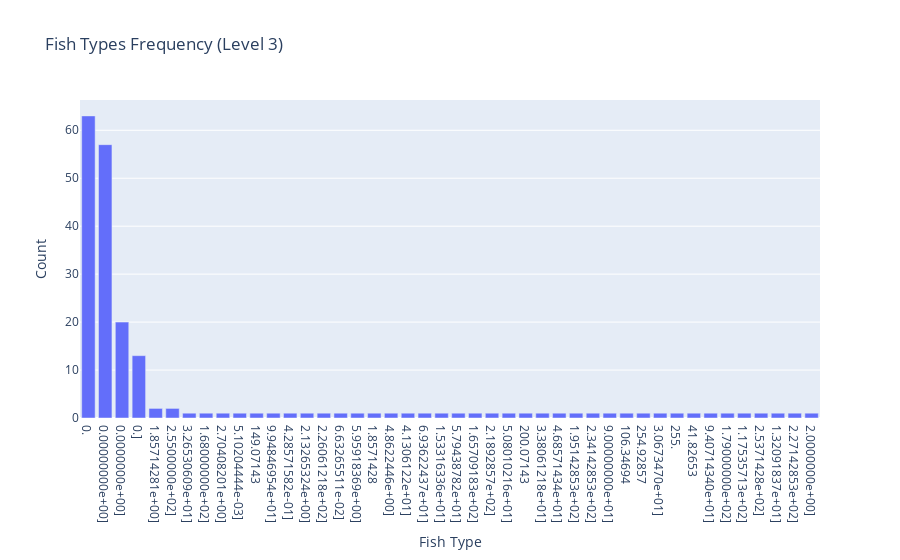

This figure's notebook cell:
### Markdown cell above
## 5: Interactive Bar Chart (Top Fish Types at Level 3)

### Code cell
df_level3 = df[df["Level3"] != ""]

# Get value counts and rename columns
level3_counts = df_level3["Level3"].value_counts().reset_index()
level3_counts.columns = ["Level3", "count"]

# Plot
fig2 = px.bar(
    level3_counts,
    x="Level3",
    y="count",
    labels={"Level3": "Fish Type", "count": "Count"},
    title="Fish Types Frequency (Level 3)"
)
fig2.write_image("../results/plots/data-viz/Top_Fish_Types_at_Level_3.png")
fig2.show()

### Figure 1 — Plotly figure (JSON) as saved in the notebook; plotly's stock layout.template omitted (floating-point values rounded to 4 significant figures)
{"data": [{"hovertemplate": "Fish Type=%{x}<br>Count=%{y}<extra></extra>", "legendgroup": "", "marker": {"color": "#636efa", "pattern": {"shape": ""}}, "name": "", "orientation": "v", "showlegend": false, "textposition": "auto", "type": "bar", "x": ["0.", "0.00000000e+00]", "0.0000000e+00]", "0.]", "1.85714281e+00]", "2.5500000e+02]", "3.26530609e+01]", "1.68000000e+02]", "2.70408201e+00]", "5.10204444e-03]", "149.07143", "9.94846954e+01]", "4.28571582e-01]", "2.13265324e+00]", "2.26061218e+02]", "6.63265511e-02]", "5.95918369e+00]", "1.8571428", "4.8622446e+00]", "4.1306122e+01]", "6.93622437e+01]", "1.53316336e+01]", "5.79438782e+01]", "1.65709183e+02]", "2.1892857e+02]", "5.08010216e+01]", "200.07143", "3.38061218e+01]", "4.68571434e+01]", "1.95142853e+02]", "2.34142853e+02]", "9.00000000e+01]", "106.34694", "254.92857", "3.0673470e+01]", "255.", "41.82653", "9.40714340e+01]", "1.79000000e+02]", "1.17535713e+02]", "2.5371428e+02]", "1.32091837e+01]", "2.27142853e+02]", "2.0000000e+00]"], "xaxis": "x", "y": [63, 57, 20, 13, 2, 2, 1, 1, 1, 1, 1, 1, 1, 1, 1, 1, 1, 1, 1, 1, 1, 1, 1, 1, 1, 1, 1, 1, 1, 1, 1, 1, 1, 1, 1, 1, 1, 1, 1, 1, 1, 1, 1, 1], "yaxis": "y"}], "layout": {"barmode": "relative", "legend": {"tracegroupgap": 0}, "title": {"text": "Fish Types Frequency (Level 3)"}, "xaxis": {"anchor": "y", "domain": [0, 1], "title": {"text": "Fish Type"}}, "yaxis": {"anchor": "x", "domain": [0, 1], "title": {"text": "Count"}}}}
